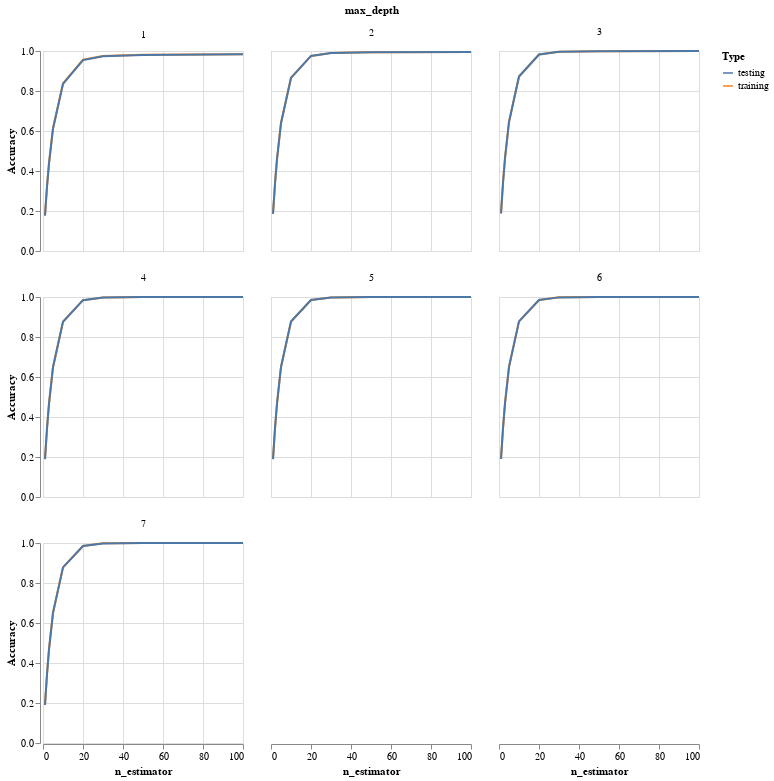

Notebook source saved alongside this figure:
### Code cell
n_est = [1,2,3,5,10,20,30,50,100]
max_depth = range(1,8)
X_train, X_test, y_train, y_test = test_train_compound(df)
trees = []
train_acc = []
test_acc = []
depth = []
for j in max_depth:
    for i in n_est:
        trees.append(i)
        depth.append(j)
        gbr = GradientBoostingRegressor(n_estimators = i, max_depth = j, random_state=0).fit(X_train, y_train)
        train_acc.append(gbr.score(X_train, y_train))
        test_acc.append(gbr.score(X_test, y_test))
        print(j,i)
df_gbr = pd.DataFrame({'training' : train_acc,
                      'testing' : test_acc,
                      'n_estimator' : trees,
                      'max_depth' : depth})
df_gbr = df_gbr.melt(id_vars = ['n_estimator', 'max_depth'], var_name = 'Type', value_name = 'Accuracy')
df_gbr
alt.Chart(df_gbr).mark_line().encode(
    alt.X('n_estimator'),
    alt.Y('Accuracy', scale=alt.Scale(domain=[0, 1])),
    alt.Color('Type'),
    alt.Facet('max_depth')
    ).properties(width = 200, height = 200, columns = 3)

### Figure 1 — Vega-Lite specification as saved in the notebook (floating-point values rounded to 4 significant figures)
{"$schema": "https://vega.github.io/schema/vega-lite/v3.4.0.json", "columns": 3, "config": {"mark": {"tooltip": null}, "view": {"height": 300, "width": 400}}, "data": {"name": "data-c49a4da65ebefe074307dec986df1a43"}, "datasets": {"data-c49a4da65ebefe074307dec986df1a43": [{"Accuracy": 0.178, "Type": "training", "max_depth": 1, "n_estimator": 1}, {"Accuracy": 0.3224, "Type": "training", "max_depth": 1, "n_estimator": 2}, {"Accuracy": 0.4398, "Type": "training", "max_depth": 1, "n_estimator": 3}, {"Accuracy": 0.6137, "Type": "training", "max_depth": 1, "n_estimator": 5}, {"Accuracy": 0.8376, "Type": "training", "max_depth": 1, "n_estimator": 10}, {"Accuracy": 0.9562, "Type": "training", "max_depth": 1, "n_estimator": 20}, {"Accuracy": 0.9752, "Type": "training", "max_depth": 1, "n_estimator": 30}, {"Accuracy": 0.9809, "Type": "training", "max_depth": 1, "n_estimator": 50}, {"Accuracy": 0.9841, "Type": "training", "max_depth": 1, "n_estimator": 100}, {"Accuracy": 0.1864, "Type": "training", "max_depth": 2, "n_estimator": 1}, {"Accuracy": 0.3375, "Type": "training", "max_depth": 2, "n_estimator": 2}, {"Accuracy": 0.46, "Type": "training", "max_depth": 2, "n_estimator": 3}, {"Accuracy": 0.6401, "Type": "training", "max_depth": 2, "n_estimator": 5}, {"Accuracy": 0.8659, "Type": "training", "max_depth": 2, "n_estimator": 10}, {"Accuracy": 0.9754, "Type": "training", "max_depth": 2, "n_estimator": 20}, {"Accuracy": 0.9898, "Type": "training", "max_depth": 2, "n_estimator": 30}, {"Accuracy": 0.9934, "Type": "training", "max_depth": 2, "n_estimator": 50}, {"Accuracy": 0.9949, "Type": "training", "max_depth": 2, "n_estimator": 100}, {"Accuracy": 0.1879, "Type": "training", "max_depth": 3, "n_estimator": 1}, {"Accuracy": 0.3404, "Type": "training", "max_depth": 3, "n_estimator": 2}, {"Accuracy": 0.4641, "Type": "training", "max_depth": 3, "n_estimator": 3}, {"Accuracy": 0.6456, "Type": "training", "max_depth": 3, "n_estimator": 5}, {"Accuracy": 0.8726, "Type": "training", "max_depth": 3, "n_estimator": 10}, {"Accuracy": 0.9823, "Type": "training", "max_depth": 3, "n_estimator": 20}, {"Accuracy": 0.9964, "Type": "training", "max_depth": 3, "n_estimator": 30}, {"Accuracy": 0.9989, "Type": "training", "max_depth": 3, "n_estimator": 50}, {"Accuracy": 0.9995, "Type": "training", "max_depth": 3, "n_estimator": 100}, {"Accuracy": 0.1891, "Type": "training", "max_depth": 4, "n_estimator": 1}, {"Accuracy": 0.3423, "Type": "training", "max_depth": 4, "n_estimator": 2}, {"Accuracy": 0.4667, "Type": "training", "max_depth": 4, "n_estimator": 3}, {"Accuracy": 0.6492, "Type": "training", "max_depth": 4, "n_estimator": 5}, {"Accuracy": 0.8765, "Type": "training", "max_depth": 4, "n_estimator": 10}, {"Accuracy": 0.9843, "Type": "training", "max_depth": 4, "n_estimator": 20}, {"Accuracy": 0.9978, "Type": "training", "max_depth": 4, "n_estimator": 30}, {"Accuracy": 0.9998, "Type": "training", "max_depth": 4, "n_estimator": 50}, {"Accuracy": 0.9999, "Type": "training", "max_depth": 4, "n_estimator": 100}, {"Accuracy": 0.1895, "Type": "training", "max_depth": 5, "n_estimator": 1}, {"Accuracy": 0.3431, "Type": "training", "max_depth": 5, "n_estimator": 2}, {"Accuracy": 0.4675, "Type": "training", "max_depth": 5, "n_estimator": 3}, {"Accuracy": 0.6504, "Type": "training", "max_depth": 5, "n_estimator": 5}, {"Accuracy": 0.8777, "Type": "training", "max_depth": 5, "n_estimator": 10}, {"Accuracy": 0.9849, "Type": "training", "max_depth": 5, "n_estimator": 20}, {"Accuracy": 0.9981, "Type": "training", "max_depth": 5, "n_estimator": 30}, {"Accuracy": 0.9999, "Type": "training", "max_depth": 5, "n_estimator": 50}, {"Accuracy": 1.0, "Type": "training", "max_depth": 5, "n_estimator": 100}, {"Accuracy": 0.1897, "Type": "training", "max_depth": 6, "n_estimator": 1}, {"Accuracy": 0.3434, "Type": "training", "max_depth": 6, "n_estimator": 2}, {"Accuracy": 0.4681, "Type": "training", "max_depth": 6, "n_estimator": 3}, {"Accuracy": 0.6507, "Type": "training", "max_depth": 6, "n_estimator": 5}, {"Accuracy": 0.8781, "Type": "training", "max_depth": 6, "n_estimator": 10}, {"Accuracy": 0.9851, "Type": "training", "max_depth": 6, "n_estimator": 20}, {"Accuracy": 0.9981, "Type": "training", "max_depth": 6, "n_estimator": 30}, {"Accuracy": 0.9999, "Type": "training", "max_depth": 6, "n_estimator": 50}, {"Accuracy": 1.0, "Type": "training", "max_depth": 6, "n_estimator": 100}, {"Accuracy": 0.1899, "Type": "training", "max_depth": 7, "n_estimator": 1}, {"Accuracy": 0.3437, "Type": "training", "max_depth": 7, "n_estimator": 2}, {"Accuracy": 0.4683, "Type": "training", "max_depth": 7, "n_estimator": 3}, {"Accuracy": 0.6511, "Type": "training", "max_depth": 7, "n_estimator": 5}, {"Accuracy": 0.8782, "Type": "training", "max_depth": 7, "n_estimator": 10}, {"Accuracy": 0.9851, "Type": "training", "max_depth": 7, "n_estimator": 20}, {"Accuracy": 0.9982, "Type": "training", "max_depth": 7, "n_estimator": 30}, {"Accuracy": 0.9999, "Type": "training", "max_depth": 7, "n_estimator": 50}, {"Accuracy": 1.0, "Type": "training", "max_depth": 7, "n_estimator": 100}, {"Accuracy": 0.1771, "Type": "testing", "max_depth": 1, "n_estimator": 1}, {"Accuracy": 0.3211, "Type": "testing", "max_depth": 1, "n_estimator": 2}, {"Accuracy": 0.4379, "Type": "testing", "max_depth": 1, "n_estimator": 3}, {"Accuracy": 0.6116, "Type": "testing", "max_depth": 1, "n_estimator": 5}, {"Accuracy": 0.8355, "Type": "testing", "max_depth": 1, "n_estimator": 10}, {"Accuracy": 0.9547, "Type": "testing", "max_depth": 1, "n_estimator": 20}, {"Accuracy": 0.9739, "Type": "testing", "max_depth": 1, "n_estimator": 30}, {"Accuracy": 0.9799, "Type": "testing", "max_depth": 1, "n_estimator": 50}, {"Accuracy": 0.9833, "Type": "testing", "max_depth": 1, "n_estimator": 100}, {"Accuracy": 0.1859, "Type": "testing", "max_depth": 2, "n_estimator": 1}, {"Accuracy": 0.3369, "Type": "testing", "max_depth": 2, "n_estimator": 2}, {"Accuracy": 0.4593, "Type": "testing", "max_depth": 2, "n_estimator": 3}, {"Accuracy": 0.6391, "Type": "testing", "max_depth": 2, "n_estimator": 5}, {"Accuracy": 0.8653, "Type": "testing", "max_depth": 2, "n_estimator": 10}, {"Accuracy": 0.9753, "Type": "testing", "max_depth": 2, "n_estimator": 20}, {"Accuracy": 0.9898, "Type": "testing", "max_depth": 2, "n_estimator": 30}, {"Accuracy": 0.9935, "Type": "testing", "max_depth": 2, "n_estimator": 50}, {"Accuracy": 0.9951, "Type": "testing", "max_depth": 2, "n_estimator": 100}, {"Accuracy": 0.1879, "Type": "testing", "max_depth": 3, "n_estimator": 1}, {"Accuracy": 0.3403, "Type": "testing", "max_depth": 3, "n_estimator": 2}, {"Accuracy": 0.4638, "Type": "testing", "max_depth": 3, "n_estimator": 3}, {"Accuracy": 0.6452, "Type": "testing", "max_depth": 3, "n_estimator": 5}, {"Accuracy": 0.8722, "Type": "testing", "max_depth": 3, "n_estimator": 10}, {"Accuracy": 0.9822, "Type": "testing", "max_depth": 3, "n_estimator": 20}, {"Accuracy": 0.9964, "Type": "testing", "max_depth": 3, "n_estimator": 30}, {"Accuracy": 0.9989, "Type": "testing", "max_depth": 3, "n_estimator": 50}, {"Accuracy": 0.9995, "Type": "testing", "max_depth": 3, "n_estimator": 100}, {"Accuracy": 0.1891, "Type": "testing", "max_depth": 4, "n_estimator": 1}, {"Accuracy": 0.3422, "Type": "testing", "max_depth": 4, "n_estimator": 2}, {"Accuracy": 0.4666, "Type": "testing", "max_depth": 4, "n_estimator": 3}, {"Accuracy": 0.649, "Type": "testing", "max_depth": 4, "n_estimator": 5}, {"Accuracy": 0.8764, "Type": "testing", "max_depth": 4, "n_estimator": 10}, {"Accuracy": 0.9842, "Type": "testing", "max_depth": 4, "n_estimator": 20}, {"Accuracy": 0.9977, "Type": "testing", "max_depth": 4, "n_estimator": 30}, {"Accuracy": 0.9997, "Type": "testing", "max_depth": 4, "n_estimator": 50}, {"Accuracy": 0.9999, "Type": "testing", "max_depth": 4, "n_estimator": 100}, {"Accuracy": 0.1895, "Type": "testing", "max_depth": 5, "n_estimator": 1}, {"Accuracy": 0.3431, "Type": "testing", "max_depth": 5, "n_estimator": 2}, {"Accuracy": 0.4674, "Type": "testing", "max_depth": 5, "n_estimator": 3}, {"Accuracy": 0.6503, "Type": "testing", "max_depth": 5, "n_estimator": 5}, {"Accuracy": 0.8776, "Type": "testing", "max_depth": 5, "n_estimator": 10}, {"Accuracy": 0.9848, "Type": "testing", "max_depth": 5, "n_estimator": 20}, {"Accuracy": 0.998, "Type": "testing", "max_depth": 5, "n_estimator": 30}, {"Accuracy": 0.9999, "Type": "testing", "max_depth": 5, "n_estimator": 50}, {"Accuracy": 0.9999, "Type": "testing", "max_depth": 5, "n_estimator": 100}, {"Accuracy": 0.1898, "Type": "testing", "max_depth": 6, "n_estimator": 1}, {"Accuracy": 0.3435, "Type": "testing", "max_depth": 6, "n_estimator": 2}, {"Accuracy": 0.4681, "Type": "testing", "max_depth": 6, "n_estimator": 3}, {"Accuracy": 0.6507, "Type": "testing", "max_depth": 6, "n_estimator": 5}, {"Accuracy": 0.878, "Type": "testing", "max_depth": 6, "n_estimator": 10}, {"Accuracy": 0.985, "Type": "testing", "max_depth": 6, "n_estimator": 20}, {"Accuracy": 0.9981, "Type": "testing", "max_depth": 6, "n_estimator": 30}, {"Accuracy": 0.9999, "Type": "testing", "max_depth": 6, "n_estimator": 50}, {"Accuracy": 0.9999, "Type": "testing", "max_depth": 6, "n_estimator": 100}, {"Accuracy": 0.1899, "Type": "testing", "max_depth": 7, "n_estimator": 1}, {"Accuracy": 0.3438, "Type": "testing", "max_depth": 7, "n_estimator": 2}, {"Accuracy": 0.4683, "Type": "testing", "max_depth": 7, "n_estimator": 3}, {"Accuracy": 0.651, "Type": "testing", "max_depth": 7, "n_estimator": 5}, {"Accuracy": 0.8781, "Type": "testing", "max_depth": 7, "n_estimator": 10}, {"Accuracy": 0.985, "Type": "testing", "max_depth": 7, "n_estimator": 20}, {"Accuracy": 0.9981, "Type": "testing", "max_depth": 7, "n_estimator": 30}, {"Accuracy": 0.9999, "Type": "testing", "max_depth": 7, "n_estimator": 50}, {"Accuracy": 0.9999, "Type": "testing", "max_depth": 7, "n_estimator": 100}]}, "encoding": {"color": {"field": "Type", "type": "nominal"}, "facet": {"field": "max_depth", "type": "quantitative"}, "x": {"field": "n_estimator", "type": "quantitative"}, "y": {"field": "Accuracy", "scale": {"domain": [0, 1]}, "type": "quantitative"}}, "height": 200, "mark": "line", "width": 200}
